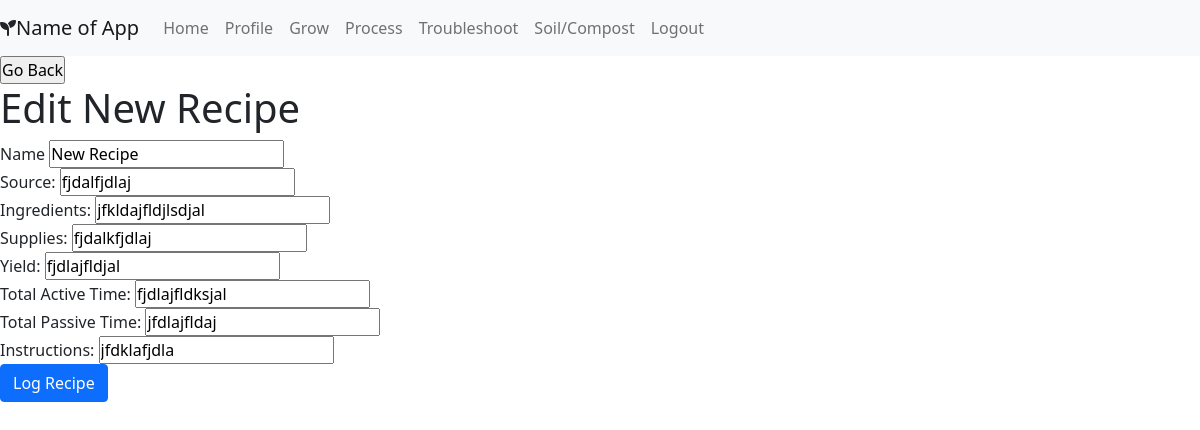
Screenshot of /recipe/5/edit (signed in) with the database file from the repository.
### portfolio/models.py (models this page shows, shortened)
class Recipe(models.Model):
    name = models.CharField(max_length = 45)
    written_by=models.ForeignKey(User, related_name="recipes_written", on_delete = models.CASCADE, null=True)
    source = models.CharField(max_length = 255)
    ingredients = models.TextField()
    supplies = models.TextField()
    total_yield = models.CharField(max_length = 45)
    active_time = models.CharField(max_length = 45)
    passive_time = models.CharField(max_length = 45)
    instructions = models.TextField()
    created_at = models.DateTimeField(auto_now_add=True)
    updated_at = models.DateTimeField(auto_now=True)
    objects = RecipeManager()

### portfolio/views.py (the view)
# urls.py: path('recipe/<int:recipe_id>/edit', views.edit_recipe),
def edit_recipe(request, recipe_id):
    if 'user_id' not in request.session:
        return redirect('/')
    else:
        context={
            'recipe' : Recipe.objects.get(id=recipe_id),
        }
        return render(request, 'edit_recipe.html', context)

### portfolio/templates/edit_recipe.html (shortened to what this page needs)
<!DOCTYPE html>
<html lang="en">
<head>
    <link href="https://cdn.jsdelivr.net/npm/bootstrap@5.0.0-beta3/dist/css/bootstrap.min.css" rel="stylesheet"
>
    <link rel="stylesheet" href="https://cdn.jsdelivr.net/npm/bootstrap-icons@1.4.1/font/bootstrap-icons.css">
    {% load static %}
    <link rel="stylesheet" href="{% static 'css/styles.css' %}">
</head>
<body>
    <div>
        <nav class="navbar navbar-expand-lg navbar-light bg-light sticky-top">
            <i class="fas fa-seedling"></i><a class="navbar-brand" href="/home"> Name of App</a>
            <div class="collapse navbar-collapse" id="navbarNavAltMarkup">
                <div class="navbar-nav">
                    <a class="nav-item nav-link" href="/home">Home</a>
                    <a class="nav-item nav-link" href="/profile/{{current_user.id}}">Profile</a>
                    <a class="nav-item nav-link" href="/grow">Grow</a>
                    <a class="nav-item nav-link" href="/process">Process</a>
                    <a class="nav-item nav-link" href="#">Troubleshoot</a>
                    <a class="nav-item nav-link" href="/soil">Soil/Compost</a>
                    <a class="nav-item nav-link" href="/logout">Logout</a>
                </div>
            </div>
        </nav>
    </div>
    <form>
        <input type="button" value="Go Back" onclick="history.back()">
    </form>
    <h1>Edit {{recipe.name}}</h1>
    <form action="/recipe/{{recipe.id}}/update" method="POST">
        <div class="form-group row">
            <label margin-top: 1%;>Name <input type=text name='name' value="{{recipe.name}}"></label>
        </div>
        <div class="form-group row">
            <label>Source: <input type=text name='source' value="{{recipe.source}}"></label>
        </div>
        <div class="form-group row">
            <label>Ingredients: <input type=text name='ingredients' value="{{recipe.ingredients}}"></label>
        </div>
        <div class="form-group row">
            <label>Supplies: <input type=text name='supplies' value="{{recipe.supplies}}"></label>
        </div>
        <div class="form-group row">
            <label>Yield: <input type=text name='total_yield' value="{{recipe.total_yield}}"></label>
        </div>
        <div class="form-group row">
            <label>Total Active Time: <input type=text name='active_time' value="{{recipe.active_time}}"></label>
        </div>
        <div class="form-group row">
            <label>Total Passive Time: <input type=text name='passive_time' value="{{recipe.passive_time}}"></label>
        </div>
        <div class="form-group row">
            <label>Instructions: <input type=text name='instructions' value="{{recipe.instructions}}"></label>
        </div>
        <button class="btn btn-primary btn-md" type="submit" value="Log Recipe">Log Recipe</button>
    </form>
</body>
</html>

### portfolio/static/css/styles.css (style rules this page uses)
* { margin: 0; padding: 0; }

### rows the page displays
Recipe: name "New Recipe", source "fjdalfjdlaj", ingredients "jfkldajfldjlsdjal", supplies "fjdalkfjdlaj", total_yield "fjdlajfldjal", active_time "fjdlajfldksjal", passive_time "jfdlajfldaj", instructions "jfdklafjdla"
